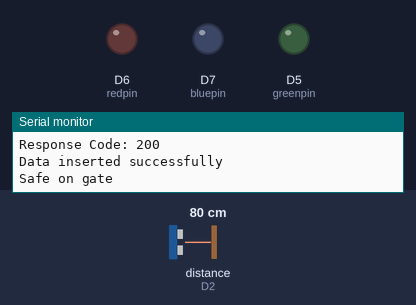
Recording of a sketch running on a simulated ESP8266 (NodeMCU). On the bench: output pins drawn as LEDs (lit = HIGH), the last lines printed to the serial monitor. Wiring (inferred from the names in the program): ultrasonic range finder: trigger D1; echo D2. The test bench sets the inputs (shaded band); at power-on: distance to the obstacle (sensor on D2) 80 cm. The echo pulse lasts 58.3 µs per cm; WiFi joins after 1.5 s; servers stay silent unless stated; uploads are accepted with an empty reply; pins used as bus, display or sensor lines are not drawn.

Above: at 2.7 s.
2.8 s: distance to the obstacle (sensor on D2) set to 65 cm
4.3 s: distance to the obstacle (sensor on D2) set to 56 cm
At 5.7 s:
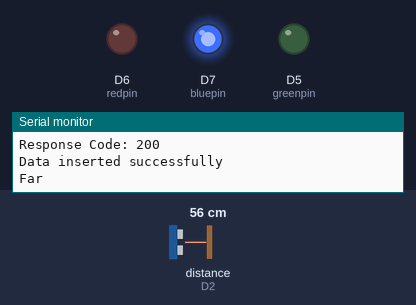
6.0 s: distance to the obstacle (sensor on D2) set to 44 cm
7.5 s: distance to the obstacle (sensor on D2) set to 38 cm
At 8.5 s:
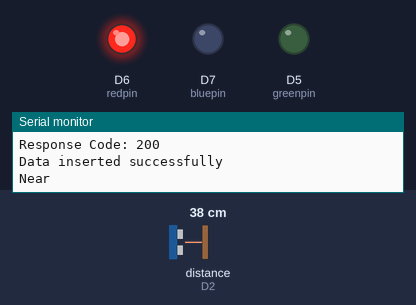
9.4 s: distance to the obstacle (sensor on D2) set to 22 cm
10.9 s: distance to the obstacle (sensor on D2) set to 19 cm
At 12.5 s:
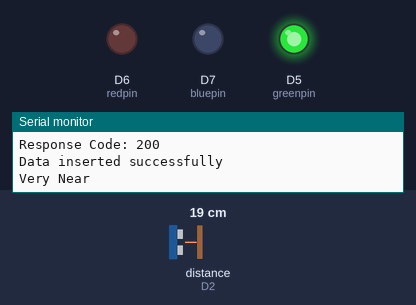
Timing chart, 0 to 13.8 s (numbered marks = the images above; inputs shaded):
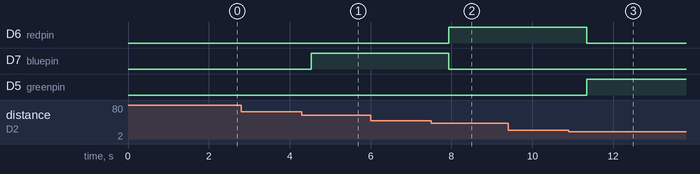

Measured:
- the behaviour switches between 61 and 60 cm on distance to the obstacle (sensor on D2) (found by bisection; images 0 and 1)
- the behaviour switches between 41 and 40 cm on distance to the obstacle (sensor on D2) (found by bisection; images 1 and 2)
- the behaviour switches between 21 and 20 cm on distance to the obstacle (sensor on D2) (found by bisection; images 2 and 3)
- after the input at 4.3 s, D7 (bluepin): LOW → HIGH after 0.23 s
- after the input at 7.5 s, D6 (redpin): LOW → HIGH after 0.44 s; D7 (bluepin): HIGH → LOW after 0.44 s
- after the input at 10.9 s, D6 (redpin): HIGH → LOW after 0.44 s; D5 (greenpin): LOW → HIGH after 0.44 s

The sketch:

arduino.ino
```cpp
#include <HTTPClient.h>
#include <ArduinoJson.h>
#include<ESP8266WiFi.h>

const char* servername = "http://192.168.137.1/php.php";
const char* ssid = "beni";
const char* pass = "alice2006";

// Ultrasonic pins
#define trigpin D1
#define echopin D2

// LED pins
#define greenpin D5
#define redpin D6
#define bluepin D7

void setup()
{
  Serial.begin(115200);

  pinMode(trigpin, OUTPUT);
  pinMode(echopin, INPUT);

  pinMode(greenpin, OUTPUT);
  pinMode(redpin, OUTPUT);
  pinMode(bluepin, OUTPUT);

  WiFi.begin(ssid, pass);

  Serial.print("Connecting");

  while(WiFi.status() != WL_CONNECTED)
  {
    delay(500);
    Serial.print(".");
  }

  Serial.println("");
  Serial.println("Connected to WiFi");

  Serial.print("IP Address: ");
  Serial.println(WiFi.localIP());
}

void loop()
{
  // Ultrasonic trigger
  digitalWrite(trigpin, LOW);
  delayMicroseconds(2);

  digitalWrite(trigpin, HIGH);
  delayMicroseconds(10);

  digitalWrite(trigpin, LOW);

  // Read echo
  long duration = pulseIn(echopin, HIGH);

  // Calculate distance
  float distance = duration * 0.034 / 2;

  Serial.print("Distance: ");
  Serial.print(distance);
  Serial.println(" cm");

  // WiFi check
  if(WiFi.status() == WL_CONNECTED)
  {
    HTTPClient Alice;

    Alice.begin(servername);

    Alice.addHeader("Content-Type", "application/json");

    // Create JSON
    StaticJsonDocument<200> ishimwe;

    ishimwe["device_name"] = "ESP8266";
    ishimwe["distance"] = distance;

    // Convert JSON to String
    String jsonDoc;

    serializeJson(ishimwe, jsonDoc);

    // Send POST request
    int responsecode = Alice.POST(jsonDoc);

    Serial.print("Response Code: ");
    Serial.println(responsecode);

    if(responsecode == 200)
    {
      Serial.println("Data inserted successfully");
    }
    else
    {
      Serial.println("Server failed");
    }

    Alice.end();
  }
  else
  {
    Serial.println("Failed to connect to WiFi");
  }

  // LED Logic
  if(distance <= 20)
  {
    digitalWrite(greenpin, HIGH);
    digitalWrite(redpin, LOW);
    digitalWrite(bluepin, LOW);

    Serial.println("Very Near");

    delay(1000);
  }
  else if(distance <= 40)
  {
    digitalWrite(greenpin, LOW);
    digitalWrite(redpin, HIGH);
    digitalWrite(bluepin, LOW);

    Serial.println("Near");

    delay(1000);
  }
  else if(distance <= 60)
  {
    digitalWrite(greenpin, LOW);
    digitalWrite(redpin, LOW);
    digitalWrite(bluepin, HIGH);

    Serial.println("Far");

    delay(1000);
  }
  else
  {
    digitalWrite(greenpin, LOW);
    digitalWrite(redpin, LOW);
    digitalWrite(bluepin, LOW);

    Serial.println("Safe on gate");
  }

  delay(500);
}
```
